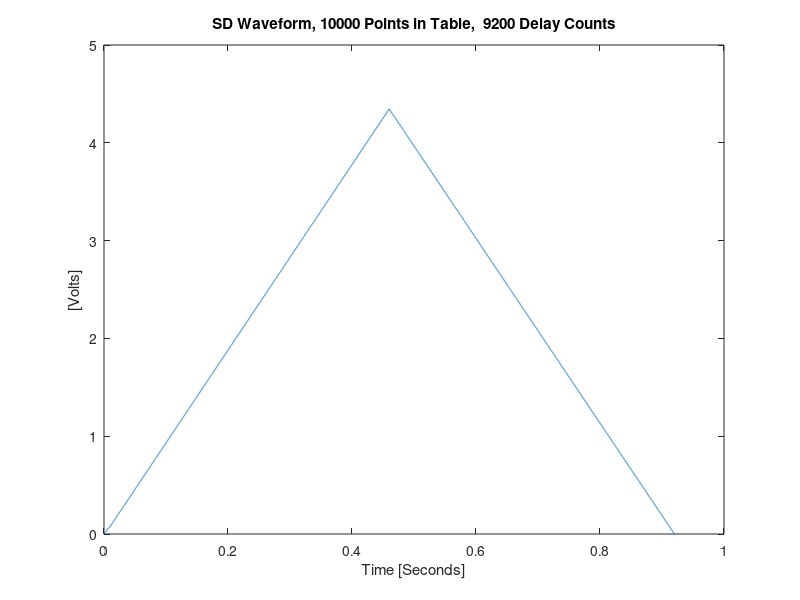

MATLAB code for this plot:
function setboosterrampsd(T, Waveform, TableName, egul, eguf)
%SETBOOSTERRAMPSD - Set the booster SD ramp table
%  setboosterrampsd(T, Waveform, TableName, egul, eguf)
%  setboosterrampsd('Zero') -> Zero the SD table
%  setboosterrampsd('Off') -> Disable SF & SD ramping
%  setboosterrampsd('On')  -> Enable  SF & SD ramping
%  
%  INPUTS
%  1. T         - Time period for the Waveform [seconds]
%                 The maximum period for a 10,000 point table is
%                 2^15*10000*10e-9 = 3.2768 seconds
%  2. Waveform  - SD waveform relative to egul, eguf
%  3. TableName - Optional input to specify a table name [string] 
%  4. egul      - Lower voltage minimum {Default: -6} 
%  5. eguf      - Upper voltage maximum {Default:  6} 
%
%  NOTES
%  1. Calls rampgentableload.c which in turn call the subroutine 
%     rampgenTableLoad.  mex rampgentableload.c will recompile both.
%
%  See also setboosterrampsf, setboosterramprf

%  Written by Greg Portmann
 

if nargin < 1
    % Time period of the ramp [seconds]
%    T =  .8;  % 1 second ramp period
    T =  .92;  % 1 second ramp period
    % T = 1.6;  % 2 second ramp period
end


% String commands
if ischar(T)
    if any(strcmpi(T, {'Zero','Zeros','Stop'}))
        setboosterrampsd(.8, zeros(1,10000), 'Zero table set by Matlab', -6, 6);
    elseif strcmpi(T, 'Off')
        setpv('B0102-5:ENABLE_RAMP', 0);
        setpv('B0202-5:ENABLE_RAMP', 0);
        setpv('B0302-5:ENABLE_RAMP', 0);
        setpv('B0402-5:ENABLE_RAMP', 0);
        fprintf('   Ramping for SF & SD disabled.\n');
    elseif strcmpi(T, 'On')
        setpv('B0102-5:ENABLE_RAMP', 1);
        setpv('B0202-5:ENABLE_RAMP', 1);
        setpv('B0302-5:ENABLE_RAMP', 1);
        setpv('B0402-5:ENABLE_RAMP', 1);
        fprintf('   Ramping for SF & SD enabled.\n');
    else
        error('Unknown command');
    end
    return;
end


if nargin < 2
    Npts = 10000;
else
    Npts = length(Waveform);
end

if nargin < 3
    TableName = sprintf('SD Table from Matlab (%s)', computer);
end

if nargin < 4
    egul =  -6;
end

if nargin < 5
    eguf =  6;
end

% if nargin < 6
%     % b0101-1.als.lbl.gov for HCM1-2
%     % b0101-3.als.lbl.gov for VCM1-2
%     % b0102-3.als.lbl.gov for HCM2-3
%     % b0102-5.als.lbl.gov for VCM2-3
%     % li14-40.als.lbl.gov for RF
%     % B0102-5.als.lbl.gov for SD
%     % B0102-5.als.lbl.gov for SD
%     IOCName = 'B0102-5.als.lbl.gov';
% end
% 0 for SF
% 1 for SD
Channel = 1;


% Sample period = Ndelay*10 nanosecond
% Ndalay must be an integer < 2^15
Ndelay = T / Npts / 10e-9;

if abs(round(Ndelay) - Ndelay) > 1e-10
    % Only warn on small issues, not really small issues.
    fprintf('   Rounding the number of 10 nsec delay steps to an integer.\n');
end
Ndelay = round(Ndelay);

if Ndelay > (2^15 - 500)   % The 500 is just some margin
    error('The number of delay counts between table points is too large, %d, (greater than 2^15)', Ndelay);
end
    

% Make a table
t = linspace(0, T, Npts);


% For testing
if nargin < 2
    %Amp = .25;    % Amplitude/2 in volts
    %Waveform = Amp - Amp * chirp(t, 8/T/10, 1, 8/T);
    %Waveform = Peak * triang(Npts);
        
    DC = .59*6* 22/800;
    % DC = .59*6* 24/800;
    % DC = .59*6* 38/800;
    
    %Peak = .59*6*610/800;
    if T==0.92
        Peak = .59*6*982/800;
    else
        Peak = .59*6*671/800;
    end

%    i1 = find(t<.046);  % 46 msec is when the beam arrives
%    i2 = find(t<.8);
    if T==0.92
        i1 = find(t<0.012);
    elseif T>1.0
%        i1 = find(t<.046);
        i1 = find(t<(.046/1.1));
    else
        i1 = find(t<.020);
    end
    i2 = find(t<T/2);
    
    % Previously we needed a minus sign for DAC inversion in the IOC????
    Waveform = [linspace(0,DC,length(i1)) linspace(0,Peak-DC,length(i2)-length(i1))+DC linspace(Peak,0,length(i2))];
end


% Force the last point in the table to zero.
% The last point is held even if the ramp is disabled
%Waveform(end) = 0;


% Plot
plot(t, Waveform);
xlabel('Time [Seconds]');
ylabel('[Volts]');
title(sprintf('SD Waveform, %d Points in Table,  %d Delay Counts', Npts, Ndelay));


% Last chance to say no
tmp = questdlg('Change the booster SD ramp table?','setboosterrampsd','Yes','No','No');
if ~strcmpi(tmp,'Yes')
    fprintf('   No change made to booster SD ramp table.\n');
    return
end


OnFlag = getpv('SD', 'On');
if any(OnFlag==0)
    tmp = questdlg({'At least one of booster SD is not on','Should I turn them on now?'},'setboosterrampsf','Yes','No','No');
    if strcmpi(tmp,'Yes')
        setpv('SD', 'EnableRamp', 0);  % Disable the ramp before turning on or it could glitch
        setpv('SD', 'Setpoint',  0);
        setpv('SD', 'OnControl', 1);
        pause(3);
    else
        fprintf('   No change made to booster SD ramp table.\n');
        return
    end
end


%%%%%%%%%%%%%%
% Initialize %
%%%%%%%%%%%%%%

% Disable the ramp so that the number of points can be changed and the DAC can be enabled
% Note: this disables SF & SD
% setpv('SD', 'EnableRamp', 1);
setpv('B0102-5:ENABLE_RAMP', 0);
setpv('B0202-5:ENABLE_RAMP', 0);
setpv('B0302-5:ENABLE_RAMP', 0);
setpv('B0402-5:ENABLE_RAMP', 0);
pause(.25);


% Enable the DAC 
% setpv('SD', 'EnableDAC', 1);
setpv('BR1_____SD___REBC01', 1);
setpv('BR2_____SD___REBC01', 1);
setpv('BR3_____SD___REBC01', 1);
setpv('BR4_____SD___REBC01', 1);


% Set the gain
% setpv('SD', 'Gain', 1);
setpv('BR1_____SD___GNAC01', 0.5);
setpv('BR2_____SD___GNAC01', 0.5);
setpv('BR3_____SD___GNAC01', 0.5);
setpv('BR4_____SD___GNAC01', 0.5);


% The the number of points
setpv('B0102-5:SET_TABLE_LEN', Npts);
setpv('B0202-5:SET_TABLE_LEN', Npts);
setpv('B0302-5:SET_TABLE_LEN', Npts);
setpv('B0402-5:SET_TABLE_LEN', Npts);


% Number of delay steps between points
setpv('B0102-5:SET_TABLE_DELAY', Ndelay);
setpv('B0202-5:SET_TABLE_DELAY', Ndelay);
setpv('B0302-5:SET_TABLE_DELAY', Ndelay);
setpv('B0402-5:SET_TABLE_DELAY', Ndelay);


% Enable the ramping
setpv('B0102-5:ENABLE_RAMP', 1);
setpv('B0202-5:ENABLE_RAMP', 1);
setpv('B0302-5:ENABLE_RAMP', 1);
setpv('B0402-5:ENABLE_RAMP', 1);


%%%%%%%%%%%%%%%%%%%%%%%%% 
% Set the SD ramp table %
%%%%%%%%%%%%%%%%%%%%%%%%%
Waveform= -2*Waveform;
rampgentableload(Waveform, 'B0102-5', Channel, TableName, egul, eguf)
rampgentableload(Waveform, 'B0202-5', Channel, TableName, egul, eguf)
rampgentableload(Waveform, 'B0302-5', Channel, TableName, egul, eguf)
rampgentableload(Waveform, 'B0402-5', Channel, TableName, egul, eguf)


% Swap the tables
setpv('B0102-5:SWAP_TABLE', 1);
setpv('B0202-5:SWAP_TABLE', 1);
setpv('B0302-5:SWAP_TABLE', 1);
setpv('B0402-5:SWAP_TABLE', 1);
pause(.5);


% Check the final states
fprintf('   BR1_____SD___REBC01     = %d\n', getpv('BR1_____SD___REBC01'));
fprintf('   BR1_____SD___REBM01     = %d\n', getpv('BR1_____SD___REBM01'));
fprintf('   BR1_____SD___GNAC01     = %d\n', getpv('BR1_____SD___GNAC01'));
fprintf('   BR2_____SD___REBC01     = %d\n', getpv('BR2_____SD___REBC01'));
fprintf('   BR2_____SD___REBM01     = %d\n', getpv('BR2_____SD___REBM01'));
fprintf('   BR2_____SD___GNAC01     = %d\n', getpv('BR2_____SD___GNAC01'));
fprintf('   BR3_____SD___REBC01     = %d\n', getpv('BR3_____SD___REBC01'));
fprintf('   BR3_____SD___REBM01     = %d\n', getpv('BR3_____SD___REBM01'));
fprintf('   BR3_____SD___GNAC01     = %d\n', getpv('BR3_____SD___GNAC01'));
fprintf('   BR4_____SD___REBC01     = %d\n', getpv('BR4_____SD___REBC01'));
fprintf('   BR4_____SD___REBM01     = %d\n', getpv('BR4_____SD___REBM01'));
fprintf('   BR4_____SD___GNAC01     = %d\n', getpv('BR4_____SD___GNAC01'));

fprintf('   B0102-5:ENABLE_RAMP     = %d\n', getpv('B0102-5:ENABLE_RAMP'));
fprintf('   B0202-5:ENABLE_RAMP     = %d\n', getpv('B0202-5:ENABLE_RAMP'));
fprintf('   B0302-5:ENABLE_RAMP     = %d\n', getpv('B0302-5:ENABLE_RAMP'));
fprintf('   B0402-5:ENABLE_RAMP     = %d\n', getpv('B0402-5:ENABLE_RAMP'));

fprintf('   B0102-5:SET_TABLE_LEN   = %d\n', getpv('B0102-5:SET_TABLE_LEN'));
fprintf('   B0202-5:SET_TABLE_LEN   = %d\n', getpv('B0202-5:SET_TABLE_LEN'));
fprintf('   B0302-5:SET_TABLE_LEN   = %d\n', getpv('B0302-5:SET_TABLE_LEN'));
fprintf('   B0402-5:SET_TABLE_LEN   = %d\n', getpv('B0402-5:SET_TABLE_LEN'));

fprintf('   B0102-5:SET_TABLE_DELAY = %d\n', getpv('B0102-5:SET_TABLE_DELAY'));
fprintf('   B0202-5:SET_TABLE_DELAY = %d\n', getpv('B0202-5:SET_TABLE_DELAY'));
fprintf('   B0302-5:SET_TABLE_DELAY = %d\n', getpv('B0302-5:SET_TABLE_DELAY'));
fprintf('   B0402-5:SET_TABLE_DELAY = %d\n', getpv('B0402-5:SET_TABLE_DELAY'));

fprintf('   B0102-5:SWAP_TABLE      = %d\n', getpv('B0102-5:SWAP_TABLE'));
fprintf('   B0202-5:SWAP_TABLE      = %d\n', getpv('B0202-5:SWAP_TABLE'));
fprintf('   B0302-5:SWAP_TABLE      = %d\n', getpv('B0302-5:SWAP_TABLE'));
fprintf('   B0402-5:SWAP_TABLE      = %d\n', getpv('B0402-5:SWAP_TABLE'));


